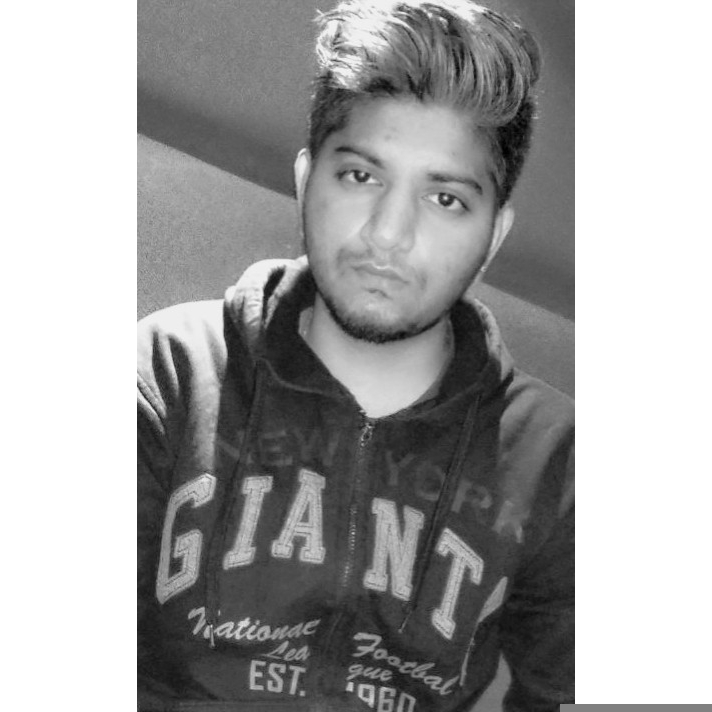
#> input picture 1517590500484.jpg, 712 x 712 px; its folder holds only this picture in this run
$ python multi_face_detect.py
#> lines starting #> are read from the running program, lines starting #| are printed output that depends on the picture; after the words box and inside, x2 and y2 are one past the last pixel; in counts of white or black regions, pixels touching at a corner belong together
import cv2, glob

gimp = glob.glob("*.jpg")
detect = cv2.CascadeClassifier("haarcascade_frontalface_default.xml")

for timg in gimp:
    img = cv2.imread(timg)
#> img is the input picture: shape (712, 712, 3); min 0, max 255, mean 163
    gray = cv2.cvtColor(img, cv2.COLOR_BGR2GRAY)

    faces = detect.detectMultiScale(gray, 1.3, 5)
#> faces = [[288, 103, 222, 222]]

    for (x, y, w, h) in faces:
        cv2.rectangle(img, (x, y), (x+w, y+h), (0, 255, 0), 2)
#> this loop made 1 pass
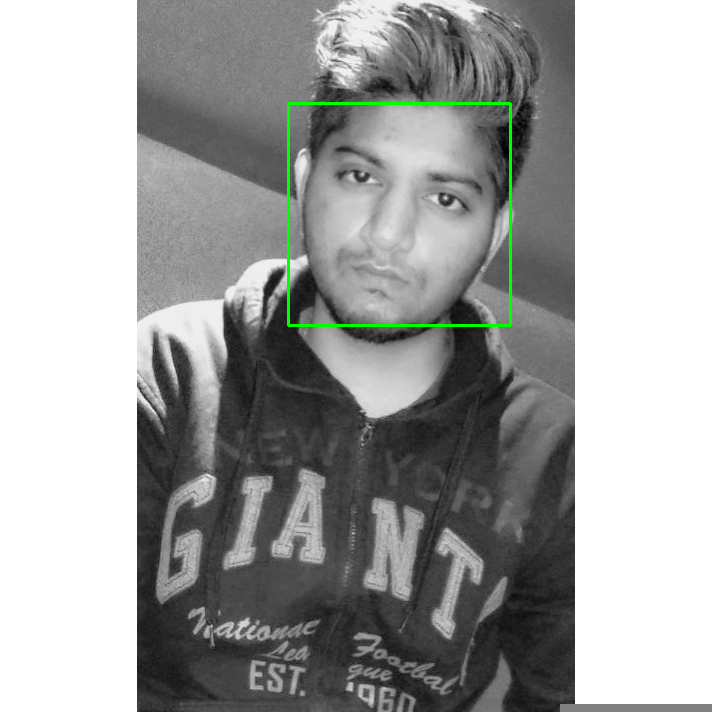
#> img: shape (712, 712, 3); 0.52% of pixels changed, all inside (x1, y1, x2, y2) = (287, 102, 512, 327)

    cv2.imshow("Multi Face Detection", img)
    cv2.waitKey(0)
    cv2.destroyAllWindows()
